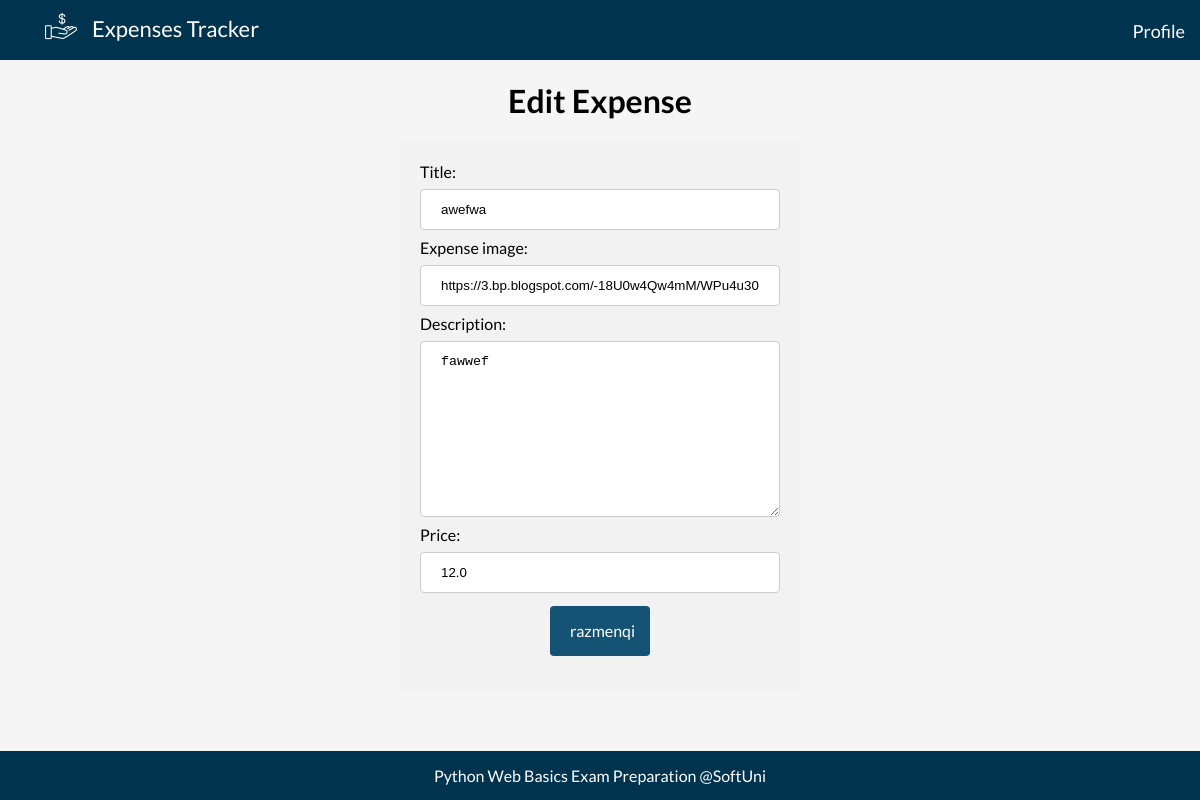
The app's page /edit/10/, older data.
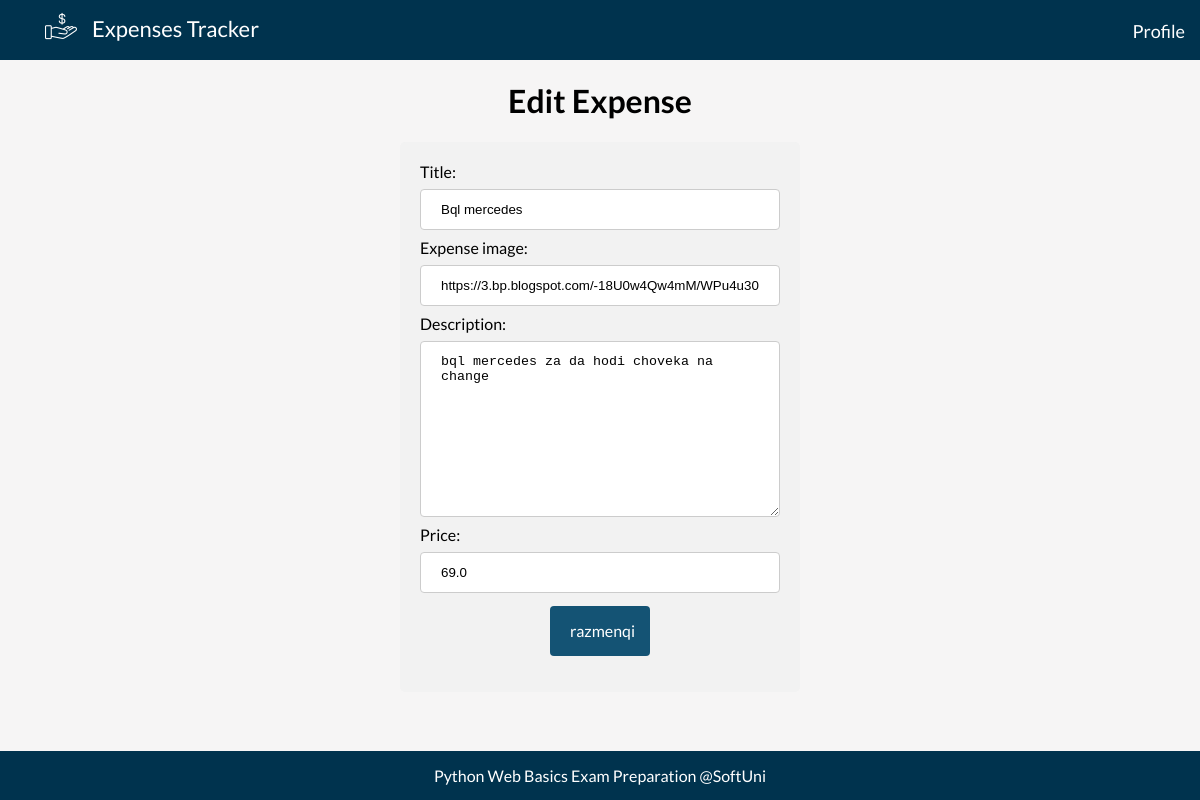
The same page, newer data.
### web_1_prep/main/models.py (models this page shows)
class Expense(models.Model):
    TITLE_MAX_LENGTH = 30
    title = models.CharField(
        max_length=TITLE_MAX_LENGTH
    )
    expense_image = models.URLField()
    description = models.TextField(
        null=True,
        blank=True,
    )
    price = models.FloatField()

### web_1_prep/main/views/expense.py (the view)
# urls.py: path('edit/<int:pk>/', edit_expense, name='edit expense'),
def edit_expense(request, pk):
    return expense_action(request, EditExpenseForm, Expense.objects.get(pk=pk), 'index', 'expense-edit.html')

### web_1_prep/main/forms.py
class EditExpenseForm(forms.ModelForm):
    class Meta:
        model = Expense
        fields = '__all__'

### web_1_prep/main/templatetags/profiles.py (called while the page is built)
@register.simple_tag()
def profiles_exist():
    return Profile.objects.count() > 0

### web_1_prep/main/views/expense.py (called while the page is built)
def expense_action(request, form_class, instance, success_url, template_name):
    if request.method == 'POST':
        form = form_class(request.POST, instance=instance)
        if form.is_valid():
            form.save()
            return redirect(success_url)
    else:
        form = form_class(instance=instance)
    context = {
        'form': form,
        'expense': instance,
    }
    return render(request, template_name, context)

### web_1_prep/main/templates/expense-edit.html (shortened to what this page needs)
{% extends 'base.html' %}
{% block page_content %}
    <h1>Edit Expense</h1>
    <div class="form">
        <form method="POST", action="{% url 'edit expense' expense.pk %}">
            {{ form }}
            <input type="submit" value="razmenqi">
        </form>
    </div>
{% endblock %}

### templates/base.html (shortened to what this page needs)
{% load static %}
<link rel="stylesheet" href="{% static './css/style.css' %}"/>
{% load profiles %}
<html lang="en">
<head>
    <link rel="stylesheet" type="text/css" href="/static/css/style.css">
</head>
<body>
<nav>
    <ul>
        <li class="img"><img src="/static/images/dollar.png" alt="dollar"></li>
        <li><a href="{% url 'index' %}">Expenses Tracker</a></li>
        {% profiles_exist as pe %}
        {% if pe %}
            <li class="right"><a href="{% url 'profile details' %}">Profile</a></li>
        {% endif %}
    </ul>
</nav>
<div class="body">
    {% block page_content %}
    {% endblock page_content %}
</div>
<footer>
    <div>Python Web Basics Exam Preparation @SoftUni</div>
</footer>
</body>
</html>

### static/css/style.css (style rules this page uses)
body { background: #f6f5f5; font-family: 'Lato', sans-serif; margin: 0; padding: 0; }
a { text-decoration: none; color: white; }
nav { background: #00334e; height: 60px; }
nav ul { display: flex; }
nav ul li, nav ul li a { color: white; text-decoration: none; list-style: none; font-size: 22px; padding: 5px; margin-top: 10px; }
nav ul li.right { position: absolute; right: 5px; }
nav ul li.right a { font-size: 18px; margin: 0 auto; }
nav ul li.img { margin-top: 5px; }
h1 { text-align: center; }
.form { border-radius: 5px; background-color: #f2f2f2; padding: 20px; width: 30%; margin: 0 auto; }
input[type=text], input[type=url], input[type=number], select, textarea { width: 100%; padding: 12px 20px; margin: 8px 0; display: inline-block; border: 1px solid #ccc; border-radius: 4px; box-sizing: border-box; }
input[type=submit], .button { background-color: #145374; color: white; padding: 13px 20px; border: none; border-radius: 4px; cursor: pointer; width: 100px; height: 50px; font-family: 'Lato', sans-serif; font-size: 16px; display: block; margin: 5px auto 0; }
.right { display: flex; justify-content: space-between; }
footer { position: fixed; bottom: 0; background: #00334e; width: 100%; padding: 15px 0; }
footer div { text-align: center; color: white; }

Row changes from the older to the newer data that the page shows:
changed Expense: title "awefwa" → "Bql mercedes"; description "fawwef" → "bql mercedes za da hodi choveka na change"; price "12.0" → "69.0"
